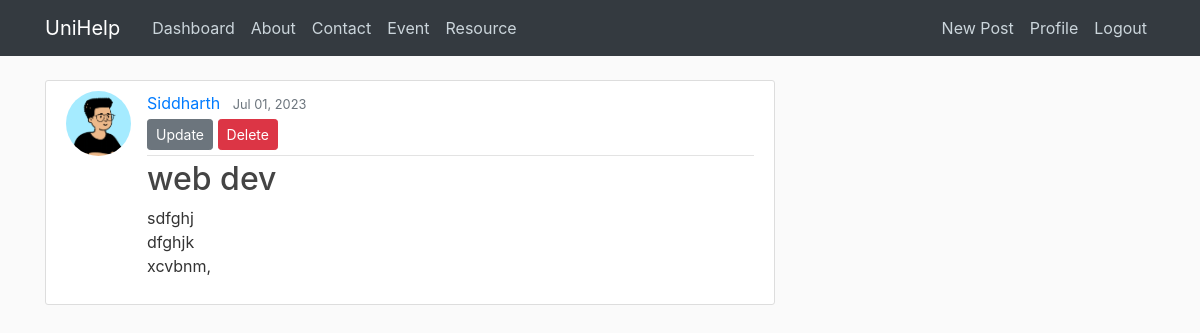
The app's page /post/2/ (signed in), older data.
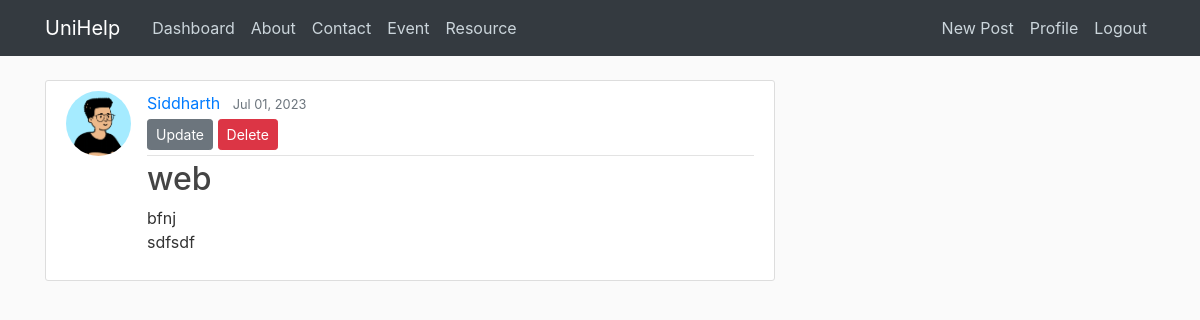
The same page, newer data.
### blog/models.py (models this page shows, shortened)
class Post(models.Model):
    title = models.CharField(max_length=100)
    content = models.TextField()
    date_posted = models.DateTimeField(default=timezone.now)
    author = models.ForeignKey(User, on_delete=models.CASCADE)
    unique_number = models.IntegerField(unique=True, null=True)

### users/models.py (models this page shows, shortened)
class Profile(models.Model):
    user = models.OneToOneField(User, on_delete=models.CASCADE)
    role = models.CharField(max_length=10, default='Alumni')
    image = models.ImageField(default='default.png', upload_to='profile_pics')
    has_submitted_form = models.ManyToManyField('blog.Post', blank=True)  # Import Post model from your app

### blog/views.py (the view)
# urls.py: path('post/<int:pk>/', PostDetailView.as_view(), name='post-detail'),  # pk: primary key
class PostDetailView(LoginRequiredMixin, DetailView):
    model = Post
    template_name = 'blog/post_detail.html'
    def get_context_data(self, **kwargs):
        context = super().get_context_data(**kwargs)
        post = self.get_object()
        user = self.request.user
        has_submitted_form = AppliedSubmission.objects.filter(post=post, author=user).exists()
        context['user'] = user
        context['has_submitted_form'] = has_submitted_form
        return context

### blog/templates/blog/post_detail.html
{% extends "blog/base.html" %}
{% block content %}
    <article class="media content-section">
        <img class="rounded-circle article-img" src="{{ object.author.profile.image.url }}">
        <div class="media-body">
            <div class="article-metadata">
                <a class="mr-2" href="{% url 'user-posts' object.author.username %}">{{ object.author }}</a>
                <small class="text-muted">{{ object.date_posted|date:"M d, Y" }}</small>
                {% if object.author == user %}
                <div>
                    <a class="btn btn-secondary btn-sm mt-1 mb-1" href="{% url 'post-update' object.id %}">Update</a>
                    <a class="btn btn-danger btn-sm mt-1 mb-1" href="{% url 'post-delete' object.id %}">Delete</a>
                </div>
                {% endif %}
            </div>
            <h2 class="article-title">{{ object.title }}</h2>
            <p class="article-content">{{ object.content }}</p>
        </div>
    </article>
{% endblock content %}

Row changes from the older to the newer data that the page shows:
changed Post "Siddharth": title "web dev" → "web"; content "sdfghj dfghjk xcvbnm," → "bfnj sdfsdf"
